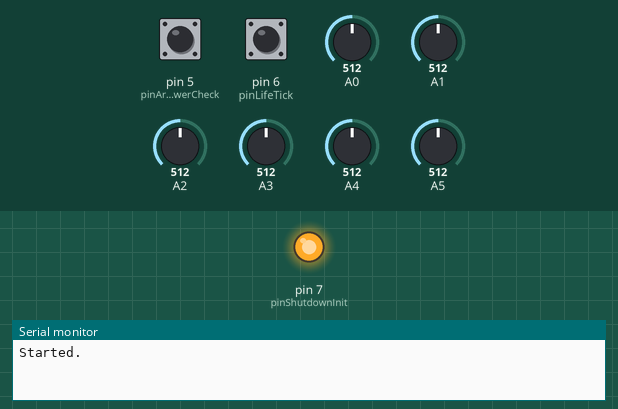
The sketch below on a simulated Arduino Uno, built with avr-gcc and run on an emulated ATmega328P. On the bench: output pins drawn as LEDs (lit = HIGH), the last lines printed to the serial monitor. Inputs (shaded band) come from the test bench; at power-on: pin 5 (pinArmPowerCheck) HIGH, pin 6 (pinLifeTick) HIGH, A0 = 512, A1 = 512, A2 = 512, A3 = 512, A4 = 512, A5 = 512.

Above: at 1.2 s.
1.3 s: pin 5 (pinArmPowerCheck) pulled LOW for 0.15 s
3.1 s: pin 6 (pinLifeTick) pulled LOW for 0.15 s
At 13.9 s:
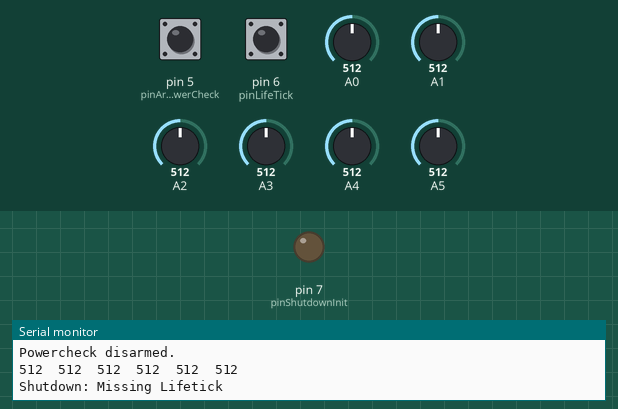
Timing chart, 0 to 14.8 s (numbered marks = the images above; inputs shaded):
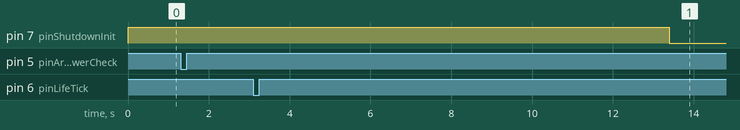

Measured:
- after the input at 3.1 s, pin 7 (pinShutdownInit): HIGH → LOW after 10.3 s

The sketch:

PowerControl.ino
```cpp
/* Factor not necessary when build.f_cpu in boards.txt is configured correctly? */
//const float tf = 1.5; // 1.5 for 8MHz
const float tf=1.0;

const int pinPowerControl = 8; // PB0
const int pinShutdownInit = 7; // PD7
const int pinLifeTick = 6; // PD6
const int pinArmPowerCheck = 5; // PD5
const int pinBatteryVoltage = 0; // PC0

const int PowerStatus_ON = 1;
const int PowerStatus_InShutdown = 2;
const int PowerStatus_OFF = 3;

const long DefLifetickWait = 10000/tf;
const long BootLifetickWait = 300000/tf; // Only relevant if WatchdogArmCount == 0
long LifetickWait = DefLifetickWait;
const long ShutdownWait = 60000/tf;
const long UndervoltageWait = 30000/tf;
const long RestartWait = 300000/tf;

const int ShutdownVoltage = 830; // Reading lower than this will initiate shutdown
const int StartupVoltage = 870;  // Reading higher than this will allow startup

// WatchdogArmCount may be > 0 in development environment...
//const int WatchdogArmCount = 5;
const int WatchdogArmCount = 0;

unsigned long LastChange;
int LastLevel;
int NumChanges;
int PowerStatus;
unsigned long LastStatusChange;

unsigned long LastUnderVoltage;
unsigned long LastStartupVoltage;
boolean PowerCheckArmed;

int AnalogValue[6];


void setup() {
  pinMode(pinPowerControl, OUTPUT);
  digitalWrite(pinPowerControl, LOW);
  pinMode(pinShutdownInit, OUTPUT);
  digitalWrite(pinShutdownInit, HIGH);
  pinMode(pinLifeTick, INPUT_PULLUP);
  pinMode(pinArmPowerCheck, INPUT_PULLUP);

  analogReference(INTERNAL);

  LastChange = 0;
  NumChanges = 0;
  LastLevel=HIGH;
  PowerStatus=PowerStatus_ON;
  LastStatusChange=0;
  LastUnderVoltage=0;
  LastStartupVoltage=0;
  PowerCheckArmed=false;

  if (WatchdogArmCount == 0) {
    LifetickWait = BootLifetickWait;
    LastChange=millis();
  }
  Serial.begin(9600*tf);
  Serial.println("Started.");
}

void CheckLifetick()
{
  unsigned long CurMilli;
  int CurLevel;

  CurMilli = millis();
  if (CurMilli < LastChange) {
    LastChange = 0;
  }

  CurLevel = digitalRead(pinLifeTick);
  if (CurLevel!=LastLevel && CurMilli-LastChange>100) {
    LastLevel = CurLevel;
    LastChange = CurMilli;
    LifetickWait = DefLifetickWait;
    if (NumChanges < WatchdogArmCount*2) NumChanges++;
    if (CurLevel) {
      int i;
      for(i = 0; i < 5; i++) {
        Serial.print(AnalogValue[i]);
        Serial.print("\t");
      }
      Serial.println(AnalogValue[5]);
    }

    if (WatchdogArmCount > 0 && NumChanges == WatchdogArmCount) {
      Serial.println("Watchdog armed.");
    }
  }
}

void InitShutdown()
{
  digitalWrite(pinShutdownInit, LOW);
}

void PowerOff()
{
  digitalWrite(pinPowerControl, HIGH);
  digitalWrite(pinShutdownInit, HIGH);
}

void PowerOn()
{
  digitalWrite(pinPowerControl, LOW);
  digitalWrite(pinShutdownInit, HIGH); // Zur Sicherheit
}

void DoPowerStatus()
{
  unsigned long CurMilli;
  boolean DoShutdown;
  boolean DoStartup;

  CurMilli = millis();
  if (CurMilli < LastStatusChange) {
    LastStatusChange = 0;
  }
  if (CurMilli < LastChange) {
    LastChange = 0;
  }
  if (CurMilli < LastUnderVoltage) {
    LastUnderVoltage = 0;
  }

  DoShutdown=false;
  switch(PowerStatus) {
    case PowerStatus_ON:
      if ((NumChanges >= WatchdogArmCount) && (CurMilli - LastChange > LifetickWait)) {
        Serial.println("Shutdown: Missing Lifetick");
        DoShutdown=true;
      } else if (PowerCheckArmed && LastUnderVoltage>0 && CurMilli - LastUnderVoltage > UndervoltageWait) {
        Serial.println("Shutdown: Undervoltage");
        DoShutdown=true;
      }
      if (DoShutdown) {
        PowerStatus = PowerStatus_InShutdown;
        LastStatusChange = CurMilli;
        delay(50);
        InitShutdown();
      }
      break;

    case PowerStatus_InShutdown:
      if (CurMilli - LastStatusChange > ShutdownWait) {
        PowerStatus = PowerStatus_OFF;
        LastStatusChange = CurMilli;
        Serial.println("Power Off.");
        delay(50);
        PowerOff();
      }
      break;

    case PowerStatus_OFF:
      if (CurMilli - LastStatusChange > RestartWait) {
        DoStartup = false;
        if (PowerCheckArmed) {
          if (LastStartupVoltage > 0 && CurMilli - LastStartupVoltage > RestartWait) DoStartup = true;
        } else {
          DoStartup = true;
        }
        if (DoStartup) {
          PowerOn();
          if (WatchdogArmCount == 0) {
            LifetickWait = BootLifetickWait;
            LastChange=millis();
          }
          PowerStatus = PowerStatus_ON;
          LastStatusChange = CurMilli;
          NumChanges = 0;
          delay(50);
          Serial.println("Power ON.");
        }
      }
      break;
  }
}

void CheckVoltage()
{
  /* One sample (of each channel) takes about 6 millisec */
  const int NumSamples = 10;

  unsigned long CurMilli;
  long SampleValue[6];
  int i, CurSample;

  /* Check if battery voltage should be watched */
  if (digitalRead(pinArmPowerCheck) == LOW) {
    if (!PowerCheckArmed) {
      delay(100);
      if (digitalRead(pinArmPowerCheck) == LOW) {
        PowerCheckArmed = true;
        Serial.println("PowerCheck armed.");
      }
    }
  } else {
    if (PowerCheckArmed) {
      delay(100);
      if (digitalRead(pinArmPowerCheck) == HIGH) {
        PowerCheckArmed = false;
        Serial.println("Powercheck disarmed.");
      }
    }
  }

  /* Do analog samples */
  for(i = 0; i < 6; i++) SampleValue[i] = 0;
  for(CurSample = 0; CurSample < NumSamples; CurSample++) {
    for(i = 0; i < 6; i++) {
       SampleValue[i] += analogRead(i);
       delay(1);
    }
  }
  for(i = 0; i < 6; i++) {
    AnalogValue[i] = SampleValue[i]/NumSamples;
  }

  /* Record battery power status */
  CurMilli = millis();
  if (CurMilli == 0) CurMilli = 1;
  if (CurMilli < LastChange) {
    LastUnderVoltage = 0;
    LastStartupVoltage = 0;
  }

  if (PowerCheckArmed) {
    if (AnalogValue[pinBatteryVoltage] < ShutdownVoltage && LastUnderVoltage == 0) {
      LastUnderVoltage = CurMilli;
    }
    if (AnalogValue[pinBatteryVoltage] >= ShutdownVoltage && LastUnderVoltage > 0) {
      LastUnderVoltage = 0;
    }

    if (AnalogValue[pinBatteryVoltage] >= StartupVoltage && LastStartupVoltage == 0) {
      LastStartupVoltage = CurMilli;
    }
    if (AnalogValue[pinBatteryVoltage] < StartupVoltage && LastStartupVoltage > 0) {
      LastStartupVoltage = 0;
    }
  } else {
    LastUnderVoltage = 0;
    LastStartupVoltage = 0;
  }
}

void loop() {
  CheckLifetick();

  DoPowerStatus();

  CheckVoltage();
}
```
